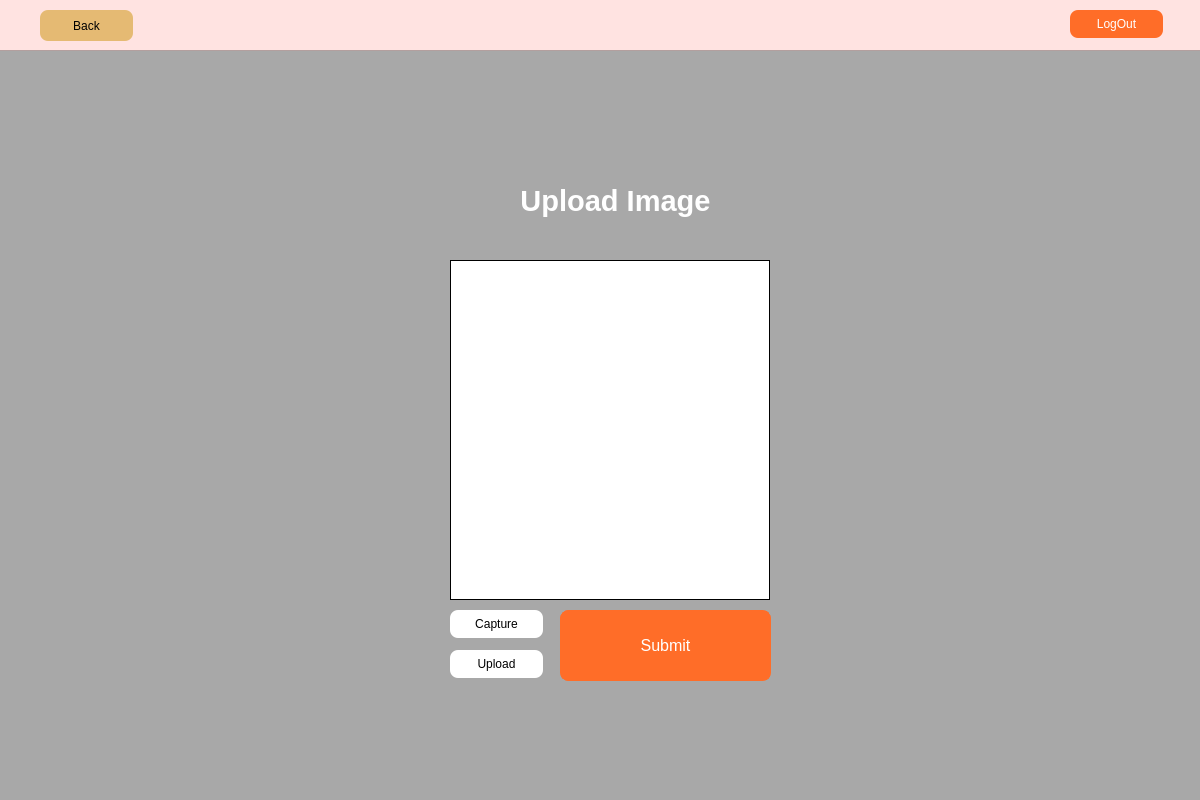
<?xml version="1.0" encoding="UTF-8"?>
<ui version="4.0">
 <class>Dialog</class>
 <widget class="QDialog" name="Dialog">
  <property name="geometry">
   <rect>
    <x>0</x>
    <y>0</y>
    <width>1200</width>
    <height>800</height>
   </rect>
  </property>
  <property name="windowTitle">
   <string>Dialog</string>
  </property>
  <widget class="QPushButton" name="calButton">
   <property name="geometry">
    <rect>
     <x>560</x>
     <y>610</y>
     <width>211</width>
     <height>71</height>
    </rect>
   </property>
   <property name="font">
    <font>
     <pointsize>12</pointsize>
    </font>
   </property>
   <property name="cursor">
    <cursorShape>PointingHandCursor</cursorShape>
   </property>
   <property name="styleSheet">
    <string notr="true">QPushButton#calButton{
background-color: #FF6D28;
border-radius: 8px;
border: 1px solid #FF6D28;
color: white;
}

QPushButton#calButton:hover{ 
background-color: white;
color: black;
}



</string>
   </property>
   <property name="text">
    <string>Submit</string>
   </property>
  </widget>
  <widget class="QWidget" name="widget" native="true">
   <property name="geometry">
    <rect>
     <x>0</x>
     <y>0</y>
     <width>1201</width>
     <height>51</height>
    </rect>
   </property>
   <property name="styleSheet">
    <string notr="true">background-color: #FFE3E1</string>
   </property>
   <widget class="QPushButton" name="logOutButton">
    <property name="geometry">
     <rect>
      <x>1070</x>
      <y>10</y>
      <width>93</width>
      <height>28</height>
     </rect>
    </property>
    <property name="cursor">
     <cursorShape>PointingHandCursor</cursorShape>
    </property>
    <property name="styleSheet">
     <string notr="true">QPushButton#logOutButton{
background-color: #FF6D28;
border-radius: 8px;
color: white;
}

QPushButton#logOutButton:hover{ 
background-color: #ffffff;
color: black;
border: 1px solid #FF6D28
}



</string>
    </property>
    <property name="text">
     <string>LogOut</string>
    </property>
   </widget>
   <widget class="QPushButton" name="backButton">
    <property name="geometry">
     <rect>
      <x>40</x>
      <y>10</y>
      <width>93</width>
      <height>31</height>
     </rect>
    </property>
    <property name="cursor">
     <cursorShape>PointingHandCursor</cursorShape>
    </property>
    <property name="styleSheet">
     <string notr="true">QPushButton#backButton{
border-radius: 8px;
background-color: #E5BA73;
}

QPushButton#backButton:hover{ 
background-color: #ffffff;
border: 1px solid #E5BA73;
}



</string>
    </property>
    <property name="text">
     <string>Back</string>
    </property>
   </widget>
  </widget>
  <widget class="QPushButton" name="captureButton">
   <property name="geometry">
    <rect>
     <x>450</x>
     <y>610</y>
     <width>93</width>
     <height>28</height>
    </rect>
   </property>
   <property name="cursor">
    <cursorShape>PointingHandCursor</cursorShape>
   </property>
   <property name="styleSheet">
    <string notr="true">QPushButton#captureButton{
border-radius: 8px;
background-color: #ffffff;
}

QPushButton#captureButton:hover{ 
background-color: #E5BA73;
border: 1px solid #E5BA73;
}



</string>
   </property>
   <property name="text">
    <string>Capture</string>
   </property>
   <property name="icon">
    <iconset>
     <normaloff>../img/camera.png</normaloff>../img/camera.png</iconset>
   </property>
  </widget>
  <widget class="QLabel" name="label">
   <property name="geometry">
    <rect>
     <x>430</x>
     <y>160</y>
     <width>371</width>
     <height>81</height>
    </rect>
   </property>
   <property name="font">
    <font>
     <pointsize>22</pointsize>
     <weight>75</weight>
     <bold>true</bold>
    </font>
   </property>
   <property name="styleSheet">
    <string notr="true">color: white</string>
   </property>
   <property name="text">
    <string>Upload Image</string>
   </property>
   <property name="alignment">
    <set>Qt::AlignCenter</set>
   </property>
  </widget>
  <widget class="QLabel" name="label_3">
   <property name="geometry">
    <rect>
     <x>0</x>
     <y>50</y>
     <width>1211</width>
     <height>751</height>
    </rect>
   </property>
   <property name="styleSheet">
    <string notr="true">background: rgba(0, 0, 0, 0.3)
</string>
   </property>
   <property name="text">
    <string/>
   </property>
   <property name="scaledContents">
    <bool>false</bool>
   </property>
  </widget>
  <widget class="QLabel" name="imgWin">
   <property name="geometry">
    <rect>
     <x>450</x>
     <y>260</y>
     <width>320</width>
     <height>340</height>
    </rect>
   </property>
   <property name="styleSheet">
    <string notr="true">background-color: rgb(255, 255, 255);
border: 1px solid black;</string>
   </property>
   <property name="frameShape">
    <enum>QFrame::StyledPanel</enum>
   </property>
   <property name="frameShadow">
    <enum>QFrame::Raised</enum>
   </property>
   <property name="text">
    <string/>
   </property>
  </widget>
  <widget class="QLabel" name="label_2">
   <property name="geometry">
    <rect>
     <x>0</x>
     <y>50</y>
     <width>1211</width>
     <height>751</height>
    </rect>
   </property>
   <property name="text">
    <string/>
   </property>
   <property name="pixmap">
    <pixmap>../img/mixfruit.jpg</pixmap>
   </property>
   <property name="scaledContents">
    <bool>true</bool>
   </property>
  </widget>
  <widget class="QPushButton" name="uploadButton">
   <property name="geometry">
    <rect>
     <x>450</x>
     <y>650</y>
     <width>93</width>
     <height>28</height>
    </rect>
   </property>
   <property name="cursor">
    <cursorShape>PointingHandCursor</cursorShape>
   </property>
   <property name="styleSheet">
    <string notr="true">QPushButton#uploadButton{
border-radius: 8px;
background-color: #ffffff;
}

QPushButton#uploadButton:hover{ 
background-color: #E5BA73;
border: 1px solid #E5BA73;
}



</string>
   </property>
   <property name="text">
    <string>Upload</string>
   </property>
   <property name="icon">
    <iconset>
     <normaloff>../img/upload.png</normaloff>../img/upload.png</iconset>
   </property>
  </widget>
  <zorder>widget</zorder>
  <zorder>label_2</zorder>
  <zorder>label_3</zorder>
  <zorder>label</zorder>
  <zorder>imgWin</zorder>
  <zorder>captureButton</zorder>
  <zorder>calButton</zorder>
  <zorder>uploadButton</zorder>
 </widget>
 <resources/>
 <connections/>
</ui>
